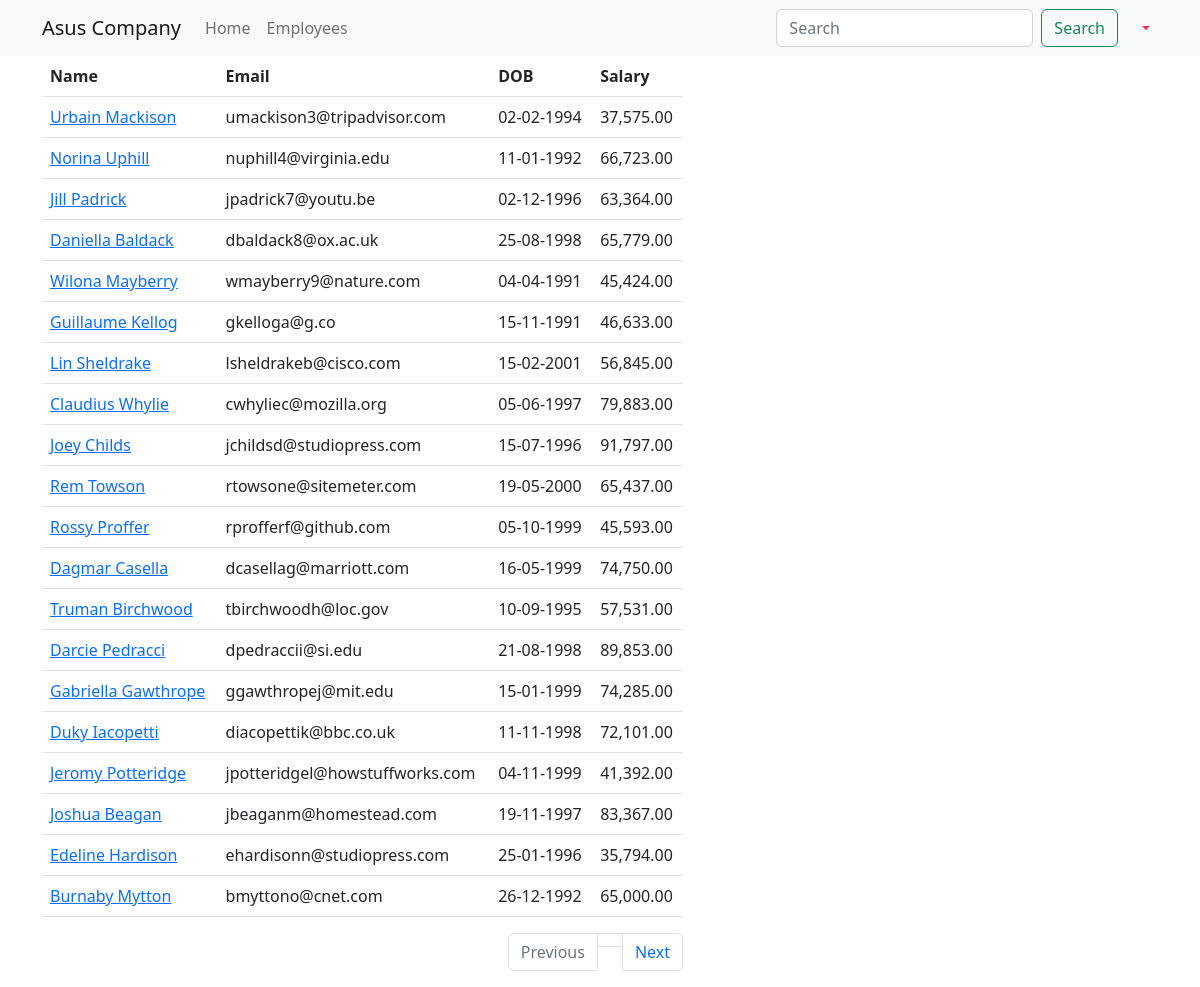
Page /employees (signed in) on the committed database.
### main_app/models.py (models this page shows, shortened)
class Employee(models.Model):
    name = models.CharField(max_length=40)
    email = models.EmailField(unique=True)
    dob = models.DateField(null=True)
    salary = models.DecimalField(max_digits=7, decimal_places=2)
    disabled = models.BooleanField(default=False)
    profile_picture = models.ImageField(upload_to=unique_img_name, null=True, default='employees/employee.png')
    created_at = models.DateTimeField(auto_now_add=True, null=True)
    updated_at = models.DateTimeField(auto_now=True, null=True)

### main_app/views.py (the view)
# urls.py: path('employees', views.all_employees, name='all'),
@login_required
@permission_required('main_app.view_employee', raise_exception=True)
def all_employees(request):
    employees = Employee.objects.all().order_by('id')  # Replace '-id' with the field you want to order by
    paginator = Paginator(employees, 20)
    page_number = request.GET.get('page')
    data = paginator.get_page(page_number)
    return render(request, 'all_employees.html', {'employees': data})

### templates/all_employees.html (shortened to what this page needs)
{% extends 'base_template.html' %}
{% load humanize %}
{% block content %}
    {% include 'navbar.html' %}
    <div class="container">
        <div class="row justify-content-centre">
            <div class="col-sm-7">
                <table class="table">
                    <thead>
                    <tr>
                        <th>Name</th>
                        <th>Email</th>
                        <th>DOB</th>
                        <th>Salary</th>
                    </tr>
                    </thead>
                    <tbody>
                    {% for employee in employees %}
                        <tr>
                            <td>
                                <a href="/employees/{{ employee.id }}">{{ employee.name | title }}</a>
                            </td>
                            <td>{{ employee.email }}</td>
                            <td>{{ employee.dob | date:'d-m-Y' }}</td>
                            <td>{{ employee.salary | intcomma }}</td>
                        </tr>
                    {% endfor %}
                    </tbody>
                </table>
                <nav aria-label="Page navigation example">
                    <ul class="pagination justify-content-end margin-20px 0">
                        {% if employees.has_previous %}
                            <li class="page-item">
                                <a class="page-link" href='?page={{ employees.previous_page_number }}'>Previous</a>
                            </li>
                        {% else %}
                            <li class="page-item disabled">
                                <a class="page-link" href='' tabindex="-1" aria-disabled="True">Previous</a>
                            </li>
                        {% endif %}
                         <li class="page-item"><a class="page-link" href="?page={{ employees.number }}"></a></li>
                        {% if employees.has_next %}
                            <li class="page-item">
                                <a class="page-link" href='?page={{ employees.next_page_number }}'>Next</a>
                            </li>
                        {% else %}
                            <li class="page-item disabled">
                                <a class="page-link" href='' tabindex="-1" aria-disabled="True">Next</a>
                            </li>
                        {% endif %}
                    </ul>
                </nav>
            </div>
        </div>
    </div>
{% endblock %}

### templates/base_template.html (shortened to what this page needs)
<!doctype html>
<html lang="en">
<head>
     <link href="https://cdn.jsdelivr.net/npm/bootstrap@5.2.3/dist/css/bootstrap.min.css" rel="stylesheet">
</head>
<body>
{% block content %}
{% endblock %}
</body>
</html>

### templates/navbar.html (shortened to what this page needs)
<nav class="navbar sticky-top navbar-expand-lg bg-light">
    <div class="container">
        <a class="navbar-brand" href="{% url 'home' %}">Asus Company</a>
        <div class="collapse navbar-collapse" id="navbarTogglerDemo02">
            <ul class="navbar-nav me-auto mb-2 mb-lg-0">
                <li class="nav-item">
                    <a class="nav-link {% if 'if/' == request.path %} active {% endif %}" aria-current="page"
                       href="{% url 'home' %}">Home</a>
                </li>
                <li class="nav-item">
                    <a class="nav-link{% if 'if/employees' == request.path %} active {% endif %}"
                       href="{% url 'all' %}">Employees</a>
                </li>
            </ul>
            <form class="d-flex" role="search" method="get" action="{% url 'search' %}">
                <input class="form-control me-2" name="search_word" type="search" placeholder="Search"
                       aria-label="Search">
                <button class="btn btn-outline-success" type="submit">Search</button>
            </form>
            <ul class="navbar-nav ms-3 mb-2 mb-lg-0">
                <li class="nav-item dropdown">
                    <a class="nav-link dropdown-toggle text-danger" href="#" role="button" data-bs-toggle="dropdown">{{ user.first_name}}</a>
                </li>
            </ul>
        </div>
    </div>
</nav>

### rows in the picture
Employee: name "Urbain Mackison", email "umackison3@tripadvisor.com", dob "02-02-1994", salary "37,575.00"
Employee: name "Norina Uphill", email "nuphill4@virginia.edu", dob "11-01-1992", salary "66,723.00"
Employee: name "Jill Padrick", email "jpadrick7@youtu.be", dob "02-12-1996", salary "63,364.00"
Employee: name "Daniella Baldack", email "dbaldack8@ox.ac.uk", dob "25-08-1998", salary "65,779.00"
Employee: name "Wilona Mayberry", email "wmayberry9@nature.com", dob "04-04-1991", salary "45,424.00"
Employee: name "Guillaume Kellog", email "gkelloga@g.co", dob "15-11-1991", salary "46,633.00"
Employee: name "Lin Sheldrake", email "lsheldrakeb@cisco.com", dob "15-02-2001", salary "56,845.00"
Employee: name "Claudius Whylie", email "cwhyliec@mozilla.org", dob "05-06-1997", salary "79,883.00"
Employee: name "Joey Childs", email "jchildsd@studiopress.com", dob "15-07-1996", salary "91,797.00"
Employee: name "Rem Towson", email "rtowsone@sitemeter.com", dob "19-05-2000", salary "65,437.00"
Employee: name "Rossy Proffer", email "rprofferf@github.com", dob "05-10-1999", salary "45,593.00"
Employee: name "Dagmar Casella", email "dcasellag@marriott.com", dob "16-05-1999", salary "74,750.00"
Employee: name "Truman Birchwood", email "tbirchwoodh@loc.gov", dob "10-09-1995", salary "57,531.00"
Employee: name "Darcie Pedracci", email "dpedraccii@si.edu", dob "21-08-1998", salary "89,853.00"
Employee: name "Gabriella Gawthrope", email "ggawthropej@mit.edu", dob "15-01-1999", salary "74,285.00"
Employee: name "Duky Iacopetti", email "diacopettik@bbc.co.uk", dob "11-11-1998", salary "72,101.00"
Employee: name "Jeromy Potteridge", email "jpotteridgel@howstuffworks.com", dob "04-11-1999", salary "41,392.00"
Employee: name "Joshua Beagan", email "jbeaganm@homestead.com", dob "19-11-1997", salary "83,367.00"
Employee: name "Edeline Hardison", email "ehardisonn@studiopress.com", dob "25-01-1996", salary "35,794.00"
Employee: name "Burnaby Mytton", email "bmyttono@cnet.com", dob "26-12-1992", salary "65,000.00"
